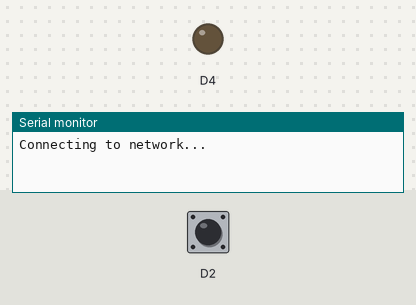
Simulated run of this sketch. Board: ESP8266 (NodeMCU). Parts: output pins drawn as LEDs (lit = HIGH), the last lines printed to the serial monitor. Inputs (shaded band) come from the test bench; at power-on: D2 HIGH. WiFi joins after 1.5 s; servers stay silent unless stated.

Above: at 0.1 s.
At 2.3 s:
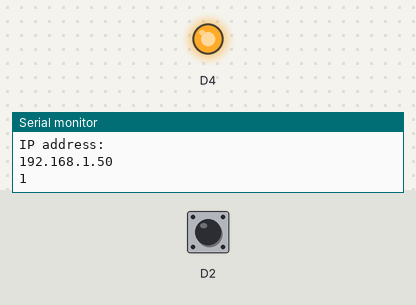
Timing chart, 0 to 3.8 s (numbered marks = the images above):
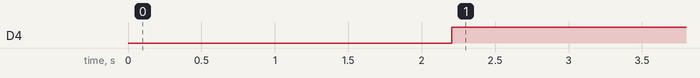

Measured:
- by itself, D4: LOW → HIGH at 2.2 s

The sketch:

monitor.ino
```cpp
#include <ESP8266WiFi.h>
#include <ESP8266WiFiMulti.h>


const char* ssid = "NETGEAR47";
const char* password = "pinkvalley673";

const char* host = "10.0.0.8";
const uint16_t port = 4500;
ESP8266WiFiMulti WiFiMulti;

void setup() {
  // put your setup code here, to run once:
  Serial.begin(115200);
  pinMode(LED_BUILTIN, OUTPUT);     // Initialize the LED_BUILTIN pin as an output
  pinMode(D2, INPUT_PULLUP);

  WiFi.mode(WIFI_STA);
  WiFiMulti.addAP(ssid, password);
  Serial.println("Connecting to network... ");
  while (WiFiMulti.run() != WL_CONNECTED) {
    Serial.print(".");
    delay(500);
  }
  Serial.println("");
  Serial.println("WiFi connected");
  Serial.println("IP address: ");
  Serial.println(WiFi.localIP());
  delay(500);
}

void loop() {
  WiFiClient client;
  if (!client.connect(host, port)) {
    Serial.println("connection failed");
    return;
  }

  client.println(digitalRead(D2));

  if(digitalRead(D2) == 1) digitalWrite(LED_BUILTIN, HIGH);
  else digitalWrite(LED_BUILTIN, LOW);

  Serial.print(digitalRead(D2));
  delay(400);
}
```
